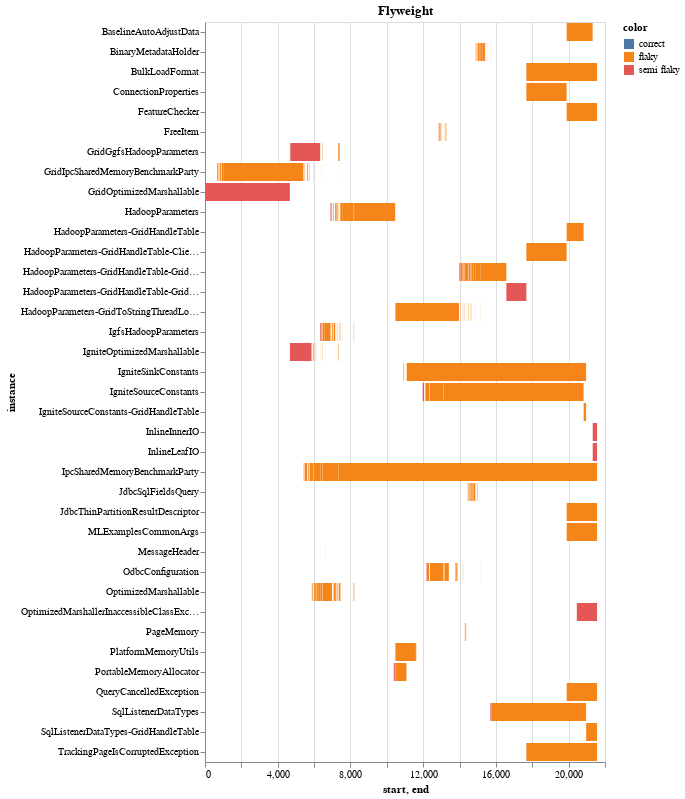
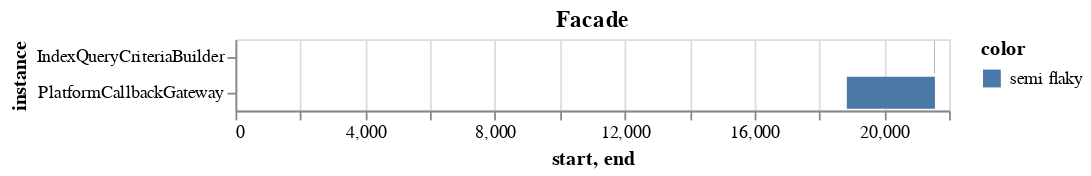
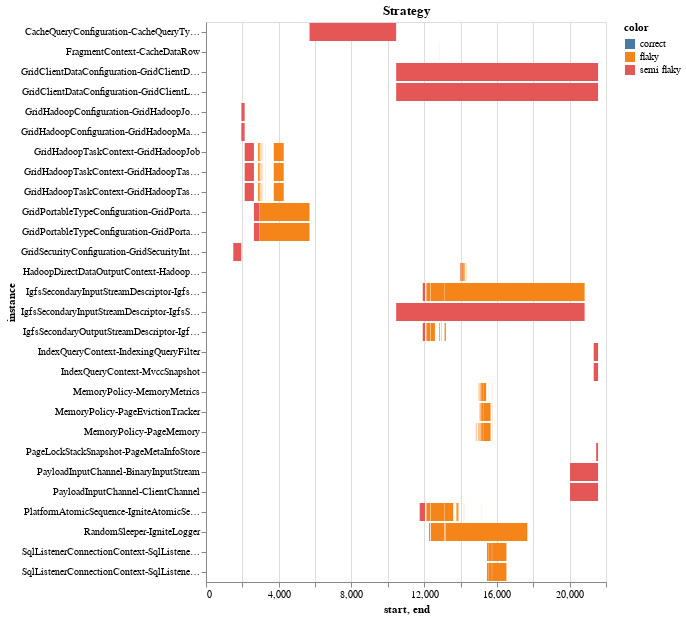
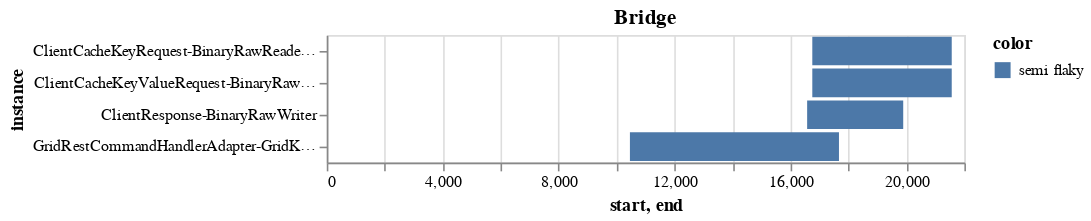

These figures' notebook cell, in order:
### Markdown cell above
**Brief Description** 

The y axis denotes the different instances of the deisgn patern. The names of the files involved are concatanated together. The x axis denotes the commit number. 

**Observations** 

We can see that there are a large number of design patterns that fade in and out at the beginning and/or end of a patterns life cycle. We also see a number of design patterns that stay around for a short while, or only exist for a single commit. We also don't see many design patterns that exist for a long period of time. We see one flyweight that exists the entire project (it get's renamed part way through). We also don't see large gaps in between design patterns. 

## Validation

Check to see if changes from one state to another only involve the modified files.

### Code cell
def getFileNames(file_list): 
    return [str(x).split('/')[-1].replace('.java', '') for x in file_list]
flaky_interval = {}
success = 0
fail = 0
for key, value in pattern_intervals.items():
    flaky_interval[key] = []
    for interval in value: 
        pattern_files = interval['instance'].split('-')
        start_success = False
        end_success = False
        for file in pattern_files: 
            if file in getFileNames(modified_files[interval['start']]):
                start_success = True
            if file in getFileNames(modified_files[interval['end']]):
                    end_success = True
        if not start_success:
            fail += 1
        else: 
            success+= 1
        if not start_success and not end_success:
            interval['color'] = 'flaky'
        elif not start_success or not end_success: 
            interval['color'] = 'semi flaky'
        else: 
            interval['color'] = 'correct'
        flaky_interval[key].append(interval)

print('Source Modification + DP detection:', success)
print('No Source Modification + DP Detection:', fail)
                
for key, value in flaky_interval.items(): 
    source = pd.DataFrame(value)
    display(alt.Chart(source).mark_bar().encode(
        x='start',
        x2='end',
        y='instance',
        color='color'
    ).properties(title=key))

### Figure 1 — Vega-Lite specification as saved in the notebook (floating-point values rounded to 4 significant figures; data arrays with more than 128 entries replaced by an {"elided": "..."} marker saying what was removed)
{"config": {"view": {"continuousWidth": 400, "continuousHeight": 300}}, "data": {"name": "data-15ee7ffc652002b8c7e04167e5fa5b00"}, "mark": "bar", "encoding": {"color": {"type": "nominal", "field": "color"}, "x": {"type": "quantitative", "field": "start"}, "x2": {"field": "end"}, "y": {"type": "nominal", "field": "instance"}}, "title": "Flyweight", "$schema": "https://vega.github.io/schema/vega-lite/v4.8.1.json", "datasets": {"data-15ee7ffc652002b8c7e04167e5fa5b00": {"elided": "254 records"}}}

### Figure 2 — Vega-Lite specification as saved in the notebook (floating-point values rounded to 4 significant figures)
{"config": {"view": {"continuousWidth": 400, "continuousHeight": 300}}, "data": {"name": "data-b69f0b9a744615590b036b2c82cefb49"}, "mark": "bar", "encoding": {"color": {"type": "nominal", "field": "color"}, "x": {"type": "quantitative", "field": "start"}, "x2": {"field": "end"}, "y": {"type": "nominal", "field": "instance"}}, "title": "Facade", "$schema": "https://vega.github.io/schema/vega-lite/v4.8.1.json", "datasets": {"data-b69f0b9a744615590b036b2c82cefb49": [{"instance": "PlatformCallbackGateway", "start": 18847, "end": 21564, "color": "semi flaky"}, {"instance": "IndexQueryCriteriaBuilder", "start": 21549, "end": 21564, "color": "semi flaky"}]}}

### Figure 3 — Vega-Lite specification as saved in the notebook (floating-point values rounded to 4 significant figures; data arrays with more than 128 entries replaced by an {"elided": "..."} marker saying what was removed)
{"config": {"view": {"continuousWidth": 400, "continuousHeight": 300}}, "data": {"name": "data-044242d6911dcdd05667b8e9d0a0a962"}, "mark": "bar", "encoding": {"color": {"type": "nominal", "field": "color"}, "x": {"type": "quantitative", "field": "start"}, "x2": {"field": "end"}, "y": {"type": "nominal", "field": "instance"}}, "title": "Strategy", "$schema": "https://vega.github.io/schema/vega-lite/v4.8.1.json", "datasets": {"data-044242d6911dcdd05667b8e9d0a0a962": {"elided": "170 records"}}}

### Figure 4 — Vega-Lite specification as saved in the notebook (floating-point values rounded to 4 significant figures)
{"config": {"view": {"continuousWidth": 400, "continuousHeight": 300}}, "data": {"name": "data-79f0f00583c6f718cc753ac4df2641ca"}, "mark": "bar", "encoding": {"color": {"type": "nominal", "field": "color"}, "x": {"type": "quantitative", "field": "start"}, "x2": {"field": "end"}, "y": {"type": "nominal", "field": "instance"}}, "title": "Bridge", "$schema": "https://vega.github.io/schema/vega-lite/v4.8.1.json", "datasets": {"data-79f0f00583c6f718cc753ac4df2641ca": [{"instance": "GridRestCommandHandlerAdapter-GridKernalContext", "start": 10460, "end": 17673, "color": "semi flaky"}, {"instance": "ClientResponse-BinaryRawWriter", "start": 16575, "end": 19890, "color": "semi flaky"}, {"instance": "ClientCacheKeyRequest-BinaryRawReaderEx", "start": 16753, "end": 21564, "color": "semi flaky"}, {"instance": "ClientCacheKeyValueRequest-BinaryRawReaderEx", "start": 16753, "end": 21564, "color": "semi flaky"}]}}
